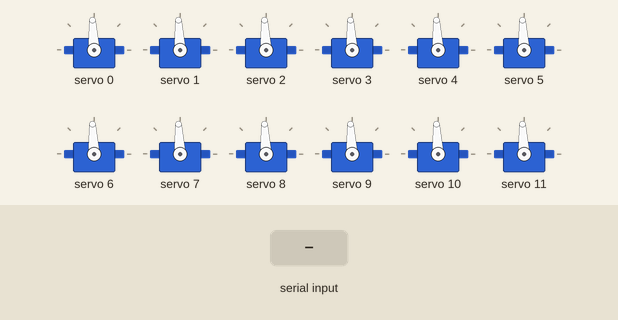
A sketch run on a simulated Arduino Uno, built with avr-gcc and run on an emulated ATmega328P. On the bench: 12 × servo. Inputs (shaded band) come from the test bench. What the sketch prints to the serial monitor is not drawn.

Above: at 1.2 s.
1.3 s: "S\n" received over Serial
At 1.48 s:
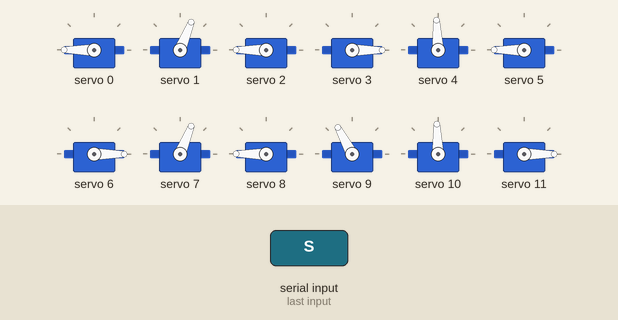
At 2.08 s:
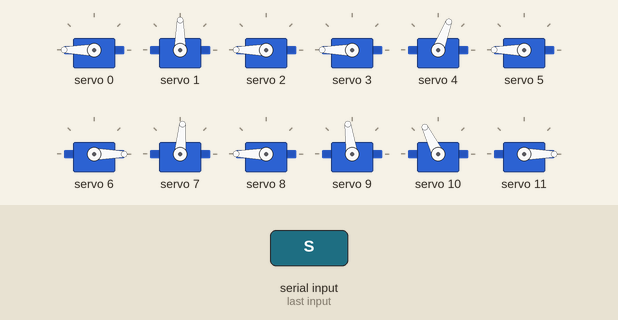
4.3 s: byte 87 ('W') received over Serial
At 4.79 s:
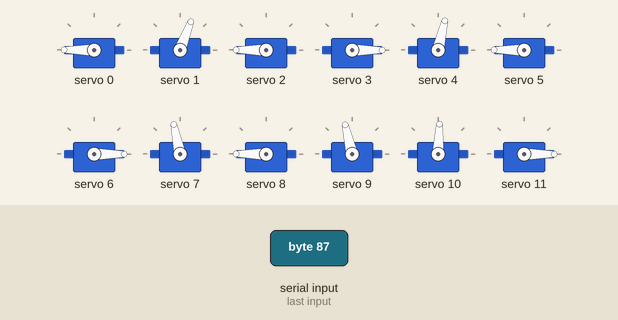
7.3 s: byte 66 ('B') received over Serial
At 7.5 s:
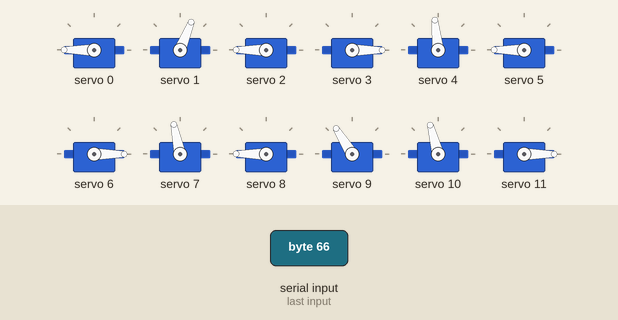
10.3 s: byte 70 ('F') received over Serial
13.3 s: byte 84 ('T') received over Serial
16.3 s: byte 82 ('R') received over Serial
Timing chart, 0 to 22.4 s (numbered marks = the images above; inputs shaded):
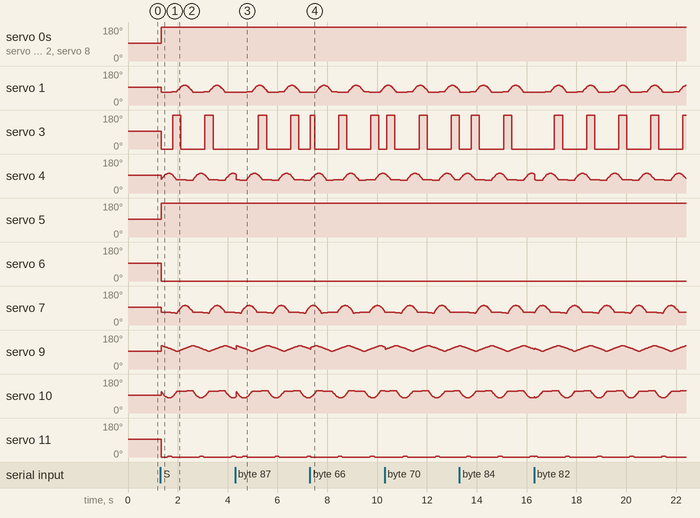

The sketch:

hexapod.ino
```cpp
// ─────────────────────────────────────────────────────────────────────────────
// hexapod.ino  —  Arduino Uno R3 hexapod IK controller
//
// C++ port of:
//   Scripts/iksolver.py       → ik.h / ik.cpp
//   Scripts/gait_controller.py → gait.h / gait.cpp
//
// Hardware:
//   Arduino Uno R3
//   2× PCA9685 I2C 16-ch PWM driver  (addr 0x40, 0x41)
//   18× micro servo (SG90 / MG90S)   — 3 per leg (coxa, femur, tibia)
//   External 5 V / 10 A PSU           — servos MUST NOT be powered from Uno
//
// Required libraries (install via Arduino Library Manager):
//   Adafruit PWM Servo Driver Library  (pulls in Adafruit BusIO automatically)
//
// Quick-start:
//   1. Upload this sketch.
//   2. Open Serial Monitor at 115200 baud.
//   3. Send 'T' (TRIPOD gait), then 'S' (START).
//   4. Use '+'/'-' to adjust speed, 'F'/'B' for direction, '?' for status.
// ─────────────────────────────────────────────────────────────────────────────

#include <avr/pgmspace.h>
#include "config.h"
#include "types.h"
#include "ik.h"
#include "gait.h"
#include "servo_driver.h"
#include "serial_cmd.h"

// ── Global state ──────────────────────────────────────────────────────────────
// All allocation is static — no heap use.
static Leg        legs[NUM_LEGS];
static GaitConfig cfg;

// ── setup() ──────────────────────────────────────────────────────────────────
void setup() {
    Serial.begin(SERIAL_BAUD);

    // ── Initialise each leg ───────────────────────────────────────────────────
    // Mirrors the IkSolver.__init__ instance-number logic in Python:
    //   Legs 0-2 (right side): x_off = X_OFF_BASE,  y_off = Y_OFF_BASE
    //   Legs 3-5 (left  side): x_off = -X_OFF_BASE, y_off = -Y_OFF_BASE
    for (uint8_t i = 0; i < NUM_LEGS; i++) {
        legs[i].femur  = FEMUR_LEN;
        legs[i].tibia  = TIBIA_LEN;

        float sign      = (i < 3) ? 1.0f : -1.0f;
        legs[i].x_off   = sign * X_OFF_BASE;
        legs[i].y_off   = sign * Y_OFF_BASE;
        legs[i].z_off   = Z_OFF_BASE;       // z offset is the same for all legs

        legs[i].x_body  = LEG_X_BODY[i];
        legs[i].y_body  = LEG_Y_BODY[i];

        legs[i].phase   = 0.0f;
        legs[i].j1      = 0.0f;
        legs[i].j2      = 0.0f;
        legs[i].j3      = 0.0f;
    }

    // ── Gait defaults ─────────────────────────────────────────────────────────
    cfg.step_height = STEP_HEIGHT;
    cfg.step_length = STEP_LENGTH;   // positive = forward
    cfg.duty        = DUTY_FACTOR;
    cfg.speed       = 1.0f / (float)UPDATE_HZ;  // 1-second gait cycle at 60 Hz
    cfg.pattern     = GaitPattern::TRIPOD;
    cfg.running     = false;

    // Apply initial TRIPOD phase offsets
    gait_set_pattern(legs, NUM_LEGS, &cfg, GaitPattern::TRIPOD);

    // ── Bring up servo driver ─────────────────────────────────────────────────
    servo_driver_init();

    // ── Drive all servos to zero / home position ──────────────────────────────
    // This lets you verify wiring before starting the gait.
    servo_driver_write_all(legs, NUM_LEGS);

    Serial.println(F("─────────────────────────────────────"));
    Serial.println(F("  Hexapod IK Controller  —  ready"));
    Serial.println(F("─────────────────────────────────────"));
    Serial.println(F("  S  Start gait      X  Stop"));
    Serial.println(F("  F  Forward         B  Backward"));
    Serial.println(F("  T  Tripod          W  Wave      R  Ripple"));
    Serial.println(F("  +  Speed up        -  Slow down"));
    Serial.println(F("  ?  Status"));
    Serial.println(F("─────────────────────────────────────"));
}

// ── loop() ───────────────────────────────────────────────────────────────────
// Non-blocking timing gate: check elapsed micros() against the update period.
// micros() rolls over every ~70 minutes; unsigned subtraction handles wrap
// correctly without any special case.
void loop() {
    static uint32_t last_us = 0;
    constexpr uint32_t PERIOD_US = 1000000UL / UPDATE_HZ;

    uint32_t now = micros();
    if (now - last_us >= PERIOD_US) {
        last_us = now;

        // Always poll serial — robot responds to commands even while stopped
        serial_cmd_poll(&cfg, legs, NUM_LEGS);

        if (cfg.running) {
            gait_update(legs, NUM_LEGS, &cfg);
            servo_driver_write_all(legs, NUM_LEGS);
        }
    }
}
```

gait.cpp
```cpp
#include <math.h>
#include "config.h"
#include "gait.h"
#include "ik.h"

// ─────────────────────────────────────────────────────────────────────────────
// gait.cpp  —  Gait trajectory implementation
//
// Foot trajectory equations match simulation.html geometry.
// Both functions are closed-form; no arrays are stored.
//
// Fore/aft (y axis — stride direction, mirrors simulation dy):
//   stance (t < duty):  fwd =  step_len × (0.5 − t/duty)
//                               → +step_len/2 (front) … −step_len/2 (rear)
//   swing  (t ≥ duty):  fwd =  step_len × ((t−duty)/(1−duty) − 0.5)
//                               → −step_len/2 … +step_len/2  (continuous!)
//
// Vertical (z axis — replaces lift_leg_equation):
//   stance (t < duty):  z = 0
//   swing  (t ≥ duty):  z = step_height × sin(((t-duty)/(1-duty)) × π)
//
// x axis is constant (= x_body) — no lateral stride component.
// BASE_Z lifts the nominal foot height above ground (mirrors simulation BASE_Z).
//
// Sign of step_length controls direction: positive = forward, negative = reverse.
// ─────────────────────────────────────────────────────────────────────────────

// ── Internal helpers ─────────────────────────────────────────────────────────

// gait_fwd: symmetric fore/aft sweep — continuous at both phase transitions.
// Returns a value in [−step_len/2, +step_len/2].
static float gait_fwd(float t, float step_len, float duty) {
    if (t < duty)
        return step_len * (0.5f - t / duty);
    else
        return step_len * ((t - duty) / (1.0f - duty) - 0.5f);
}

static float gait_z(float t, float step_height, float duty) {
    if (t < duty)
        return 0.0f;
    else
        return step_height * sinf(((t - duty) / (1.0f - duty)) * (float)M_PI);
}

// ── Public API ───────────────────────────────────────────────────────────────

void gait_set_pattern(Leg legs[], uint8_t num_legs,
                      GaitConfig* cfg, uint8_t pattern) {
    cfg->pattern = pattern;
    for (uint8_t i = 0; i < num_legs; i++) {
        switch (pattern) {
            case GaitPattern::TRIPOD:
                // Legs 0,2,4 lead; legs 1,3,5 trail by half a cycle.
                // Mirrors: phase_offset = 0.5 if instance_number % 2 else 0
                legs[i].phase = (i % 2 == 0) ? 0.0f : 0.5f;
                break;

            case GaitPattern::WAVE:
                // Each leg is 1/6 of a cycle behind the previous one.
                // Mirrors: phase_offset = (instance_number × 0.167) % 1
                legs[i].phase = fmodf((float)i * (1.0f / 6.0f), 1.0f);
                break;

            case GaitPattern::RIPPLE:
                // Each leg is 1/4 of a cycle behind the previous one.
                // Mirrors: phase_offset = (instance_number × 0.25) % 1
                legs[i].phase = fmodf((float)i * 0.25f, 1.0f);
                break;

            default:
                legs[i].phase = 0.0f;
                break;
        }
    }
}

void gait_update(Leg legs[], uint8_t num_legs, const GaitConfig* cfg) {
    for (uint8_t i = 0; i < num_legs; i++) {
        // ── Advance phase ─────────────────────────────────────────────────────
        legs[i].phase += cfg->speed;
        if (legs[i].phase >= 1.0f)
            legs[i].phase -= 1.0f;   // wrap — no fmodf needed for small steps

        float t = legs[i].phase;

        // ── Compute foot target ───────────────────────────────────────────────
        // x_body: constant lateral extension — xa = x_body + x_off = BASE_X + X_OFF_BASE
        // y_body: per-leg fore/aft rest centre (encodes BASE_Y + yOff stagger)
        //         gait_fwd() sweeps ±STEP_LENGTH/2 around that rest centre.
        // BASE_Z: nominal foot height above ground (added before IK z_off).
        float fx = legs[i].x_body;
        float fy = legs[i].y_body + gait_fwd(t, cfg->step_length, cfg->duty);
        float fz = BASE_Z + gait_z(t, cfg->step_height, cfg->duty);

        // ── Solve IK — holds last valid angles on failure ─────────────────────
        ik_solve(&legs[i], fx, fy, fz);
    }
}
```

gait.h
```cpp
#pragma once
#include "types.h"

// ─────────────────────────────────────────────────────────────────────────────
// gait.h  —  Gait trajectory computation
//
// C++ port of GaitController in Scripts/gait_controller.py.
//
// Key difference from Python: NO trajectory arrays are stored.
// The Python GaitController pre-computes 50-sample arrays which would cost
// 50 × 3 axes × 6 legs × 4 B = 3,600 B — more than the Uno's entire SRAM.
// Instead, foot targets are computed analytically from a single float phase
// per leg on every update tick.
// ─────────────────────────────────────────────────────────────────────────────

// Set per-leg phase offsets for the chosen gait pattern and store the pattern
// in cfg->pattern.  Call whenever the pattern changes (serial command 'T'/'W'/'R').
//
// Mirrors GaitController.set_gait_pattern():
//   TRIPOD : alternating 0 / 0.5 (legs 0,2,4 vs 1,3,5)
//   WAVE   : 1/6 increments  (0, 0.167, 0.333, 0.5, 0.667, 0.833)
//   RIPPLE : 1/4 increments  (0, 0.25,  0.5,   0.75, 0.0,  0.25)
void gait_set_pattern(Leg legs[], uint8_t num_legs,
                      GaitConfig* cfg, uint8_t pattern);

// Advance each leg's phase by cfg->speed, compute the foot target using the
// analytical gait equations, then call ik_solve().  Call once per update tick.
//
// Mirrors the combined effect of GaitController._generate_gait_cycle() +
// GaitController.solve_leg_position_from_target_coordinates() in Python.
void gait_update(Leg legs[], uint8_t num_legs, const GaitConfig* cfg);
```

ik.cpp
```cpp
#include <math.h>
#include "ik.h"

// ─────────────────────────────────────────────────────────────────────────────
// ik.cpp  —  Inverse kinematics implementation
//
// Equations ported from IkSolver.solve_inverse_kinematics() in
// Scripts/iksolver.py:
//
//   j1 = atan2(y, x)
//   H  = sqrt(y² + x²)
//   L  = sqrt(H² + z²)
//   j3 = acos((femur² + tibia² - L²) / (2·femur·tibia))
//   b  = acos((L²   + femur² - tibia²) / (2·L·femur))
//   j2 = b + atan2(z, H)
//
// All lengths in cm, all angles in radians.
// Uses single-precision variants (atan2f, acosf, sqrtf) throughout — on AVR
// float and double are both 32-bit, but explicit 'f' suffix avoids accidental
// double promotion in expressions and clearly signals intent.
// ─────────────────────────────────────────────────────────────────────────────

bool ik_solve(Leg* leg, float x, float y, float z) {
    // ── Apply mounting offsets (mirrors IkSolver.apply_offsets) ──────────────
    float xa = x + leg->x_off;
    float ya = y + leg->y_off;
    float za = z + leg->z_off;

    // ── j1: coxa yaw — rotation in the horizontal plane ──────────────────────
    leg->j1 = atan2f(ya, xa);

    // ── Reach distances ───────────────────────────────────────────────────────
    float H  = sqrtf(ya * ya + xa * xa);   // horizontal distance from coxa
    float L2 = H * H + za * za;            // squared 3-D distance to foot
    float L  = sqrtf(L2);                  // 3-D distance to foot

    // ── j3: tibia angle (law of cosines) ──────────────────────────────────────
    float cos_j3 = (leg->femur * leg->femur + leg->tibia * leg->tibia - L2)
                   / (2.0f * leg->femur * leg->tibia);

    // Reachability guard — acos domain is [-1, 1].
    // Python lets this silently raise a domain error; C++ returns false and
    // leaves joint angles unchanged so servos hold their last valid position.
    if (cos_j3 < -1.0f || cos_j3 > 1.0f) return false;
    leg->j3 = acosf(cos_j3);

    // ── j2: femur angle (law of cosines + elevation angle) ───────────────────
    float cos_b = (L2 + leg->femur * leg->femur - leg->tibia * leg->tibia)
                  / (2.0f * L * leg->femur);

    if (cos_b < -1.0f || cos_b > 1.0f) return false;
    float b  = acosf(cos_b);
    float a  = atan2f(za, H);   // elevation angle to foot
    leg->j2  = b + a;

    return true;
}
```

ik.h
```cpp
#pragma once
#include "types.h"

// ─────────────────────────────────────────────────────────────────────────────
// ik.h  —  3-DOF inverse kinematics solver
//
// Direct C++ port of IkSolver.solve_inverse_kinematics() in
// Scripts/iksolver.py.  Operates on a single Leg struct; no dynamic
// allocation, no global state.
// ─────────────────────────────────────────────────────────────────────────────

// Solve IK for one leg given a foot target in leg-local coordinates (cm).
//
// Applies leg->x_off / y_off / z_off (mounting offsets) before computing
// angles, exactly as IkSolver.apply_offsets() does in Python.
//
// Writes results into leg->j1, leg->j2, leg->j3 (radians).
//
// Returns true  if the target is geometrically reachable.
// Returns false if the target is out of reach (cos value leaves [-1,1]).
//              The leg's previous joint angles are preserved on failure so
//              the servos hold their last valid position.
bool ik_solve(Leg* leg, float x, float y, float z);
```

serial_cmd.cpp
```cpp
#include <Arduino.h>
#include "serial_cmd.h"
#include "gait.h"
#include "config.h"

// ─────────────────────────────────────────────────────────────────────────────
// serial_cmd.cpp  —  Serial command handler
//
// F() macro wraps string literals so they are stored in Flash (PROGMEM) and
// not copied into SRAM at startup — saves ~1 B per character on the Uno.
// ─────────────────────────────────────────────────────────────────────────────

// Speed limits: 0.001 = ~17-minute cycle, 0.1 = ~0.17-second cycle at 60 Hz
constexpr float SPEED_MIN  = 0.001f;
constexpr float SPEED_MAX  = 0.100f;
constexpr float SPEED_STEP = 0.002f;

static const char* gait_name(uint8_t pattern) {
    switch (pattern) {
        case GaitPattern::TRIPOD: return "TRIPOD";
        case GaitPattern::WAVE:   return "WAVE";
        case GaitPattern::RIPPLE: return "RIPPLE";
        default:                  return "UNKNOWN";
    }
}

void serial_cmd_poll(GaitConfig* cfg, Leg legs[], uint8_t num_legs) {
    while (Serial.available()) {
        char c = (char)Serial.read();

        switch (c) {
            // ── Gait on/off ───────────────────────────────────────────────────
            case 'S':
                cfg->running = true;
                Serial.println(F("START"));
                break;

            case 'X':
                cfg->running = false;
                Serial.println(F("STOP"));
                break;

            // ── Direction ─────────────────────────────────────────────────────
            case 'F':
                cfg->step_length = STEP_LENGTH;
                Serial.println(F("DIR: forward"));
                break;

            case 'B':
                cfg->step_length = -STEP_LENGTH;
                Serial.println(F("DIR: backward"));
                break;

            // ── Gait patterns ─────────────────────────────────────────────────
            case 'T':
                gait_set_pattern(legs, num_legs, cfg, GaitPattern::TRIPOD);
                Serial.println(F("GAIT: TRIPOD"));
                break;

            case 'W':
                gait_set_pattern(legs, num_legs, cfg, GaitPattern::WAVE);
                Serial.println(F("GAIT: WAVE"));
                break;

            case 'R':
                gait_set_pattern(legs, num_legs, cfg, GaitPattern::RIPPLE);
                Serial.println(F("GAIT: RIPPLE"));
                break;

            // ── Speed control ─────────────────────────────────────────────────
            case '+':
                cfg->speed += SPEED_STEP;
                if (cfg->speed > SPEED_MAX) cfg->speed = SPEED_MAX;
                Serial.print(F("SPEED: "));
                Serial.println(cfg->speed, 4);
                break;

            case '-':
                cfg->speed -= SPEED_STEP;
                if (cfg->speed < SPEED_MIN) cfg->speed = SPEED_MIN;
                Serial.print(F("SPEED: "));
                Serial.println(cfg->speed, 4);
                break;

            // ── Status query ──────────────────────────────────────────────────
            case '?':
                Serial.print(F("pattern="));
                Serial.print(gait_name(cfg->pattern));
                Serial.print(F("  speed="));
                Serial.print(cfg->speed, 4);
                Serial.print(F("  dir="));
                Serial.print(cfg->step_length >= 0 ? F("fwd") : F("bwd"));
                Serial.print(F("  running="));
                Serial.println(cfg->running ? F("yes") : F("no"));
                break;

            // ignore whitespace / newlines from terminal
            case '\r':
            case '\n':
            case ' ':
                break;

            default:
                Serial.print(F("? unknown command: "));
                Serial.println(c);
                break;
        }
    }
}
```

serial_cmd.h
```cpp
#pragma once
#include "types.h"

// ─────────────────────────────────────────────────────────────────────────────
// serial_cmd.h  —  Single-byte serial command protocol
//
// All commands are single printable ASCII characters so the robot can be
// controlled from any serial terminal (Arduino Serial Monitor, PuTTY, screen)
// without a custom host application.
//
// Command table:
//   'S'  Start gait
//   'X'  Stop gait  (servos stay powered at last position)
//   'F'  Walk forward   (step_length = +STEP_LENGTH)
//   'B'  Walk backward  (step_length = -STEP_LENGTH)
//   'T'  Gait pattern: TRIPOD
//   'W'  Gait pattern: WAVE
//   'R'  Gait pattern: RIPPLE
//   '+'  Increase speed (speed += 0.002 per press)
//   '-'  Decrease speed (speed -= 0.002 per press)
//   '?'  Query — print pattern, speed, and running state over Serial
// ─────────────────────────────────────────────────────────────────────────────

// Call once per loop() iteration.
// Drains Serial RX buffer and acts on any recognised command bytes.
// Does nothing if Serial has no data — safe to call every tick.
void serial_cmd_poll(GaitConfig* cfg, Leg legs[], uint8_t num_legs);
```

Source omitted: types.h (2663 bytes), config.h (4939 bytes), servo_driver.cpp (4447 bytes), servo_driver.h (1801 bytes)
